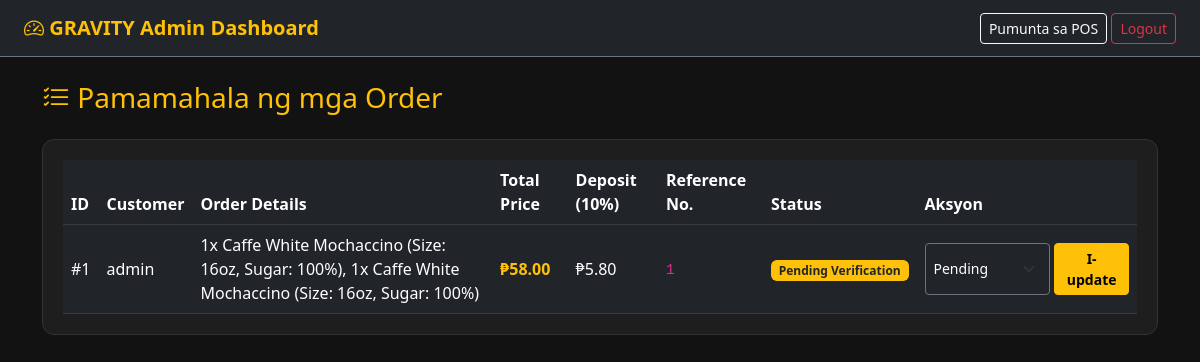
Screenshot of /admin.php (signed in) with the database file from the repository.
### tables this page shows
CREATE TABLE orders (
        id INTEGER PRIMARY KEY AUTOINCREMENT,
        user_id INTEGER DEFAULT 0,
        customer_name TEXT NOT NULL,
        order_details TEXT NOT NULL,
        total_price REAL NOT NULL,
        deposit_amount REAL DEFAULT 0,
        payment_ref TEXT DEFAULT '',
        status TEXT DEFAULT 'Pending Verification',
        created_at DATETIME DEFAULT CURRENT_TIMESTAMP
    );

### admin.php (the view, shortened to what this page needs)
<?php
try {
    $db = new PDO('sqlite:gravity_pos.db');
    $db->setAttribute(PDO::ATTR_ERRMODE, PDO::ERRMODE_EXCEPTION);
    $orders = $db->query("SELECT * FROM orders ORDER BY created_at DESC")->fetchAll(PDO::FETCH_ASSOC);
} catch (PDOException $e) {
    $db_error = $e->getMessage();
}
?>
<!DOCTYPE html>
<html lang="en">
<head>
    <link href="https://cdn.jsdelivr.net/npm/bootstrap@5.3.0/dist/css/bootstrap.min.css" rel="stylesheet">
    <link rel="stylesheet" href="https://cdn.jsdelivr.net/npm/bootstrap-icons@1.10.5/font/bootstrap-icons.css">
</head>
<body>
    <nav class="navbar navbar-dark bg-dark px-4 mb-4 border-bottom border-secondary">
        <a class="navbar-brand fw-bold text-warning" href="#"><i class="bi bi-speedometer2"></i> GRAVITY Admin Dashboard</a>
        <div>
            <span class="text-muted me-3">Admin: <?php echo htmlspecialchars($_SESSION['username'] ?? 'Admin'); ?></span>
            <a href="index.php" class="btn btn-outline-light btn-sm">Pumunta sa POS</a>
            <a href="logout.php" class="btn btn-outline-danger btn-sm">Logout</a>
        </div>
    </nav>
    <div class="container my-4">
        <h3 class="mb-4 text-warning"><i class="bi bi-list-check"></i> Pamamahala ng mga Order</h3>
        <div class="admin-card">
            <div class="table-responsive">
                <table class="table table-dark table-hover align-middle mb-0">
                    <thead>
                        <tr class="text-warning">
                            <th>ID</th>
                            <th>Customer</th>
                            <th>Order Details</th>
                            <th>Total Price</th>
                            <th>Deposit (10%)</th>
                            <th>Reference No.</th>
                            <th>Status</th>
                            <th>Aksyon</th>
                        </tr>
                    </thead>
                    <tbody>
                        <?php if (empty($orders)): ?>
                            <tr>
                               <td colspan="8" class="text-center text-muted py-4">Wala pang pumasok na order.</td>
                            </tr>
                        <?php else: ?>
                            <?php foreach ($orders as $ord): ?>
                                <tr>
                                    <td>#<?php echo $ord['id']; ?></td>
                                    <td><?php echo htmlspecialchars($ord['customer_name']); ?></td>
                                    <td><?php echo htmlspecialchars($ord['order_details']); ?></td>
                                    <td class="text-warning fw-bold">₱<?php echo number_format($ord['total_price'], 2); ?></td>
                                    <td>₱<?php echo number_format($ord['deposit_amount'], 2); ?></td>
                                    <td><code><?php echo htmlspecialchars($ord['payment_ref']); ?></code></td>
                                    <td>
                                        <span class="badge bg-<?php
                                            echo $ord['status'] === 'Completed' ? 'success' :
                                                ($ord['status'] === 'Preparing' ? 'info' :
                                                ($ord['status'] === 'Cancelled' ? 'danger' : 'warning text-dark'));
                                        ?>">
                                            <?php echo $ord['status']; ?>
                                        </span>
                                    </td>
                                    <td>
                                        <form method="POST" class="d-flex gap-1">
                                            <select name="status" class="form-select form-select-sm bg-dark text-white border-secondary" style="width: 130px;">
                                                <option value="Pending Verification" <?php echo $ord['status'] === 'Pending Verification' ? 'selected' : ''; ?>>Pending</option>
                                            </select>
                                            <button type="submit" name="update_status" class="btn btn-warning btn-sm fw-bold">I-update</button>
                                        </form>
                                    </td>
                                </tr>
                            <?php endforeach; ?>
                        <?php endif; ?>
                    </tbody>
                </table>
            </div>
        </div>
    </div>
</body>
</html>

### admin.php (style rules this page uses)
body { background-color: #121212; color: #fff; font-family: 'Segoe UI', Tahoma, Geneva, Verdana, sans-serif; }
.admin-card { background: #1e1e1e; border: 1px solid #333; border-radius: 12px; padding: 20px; }

### rows the page displays
orders: id "1", customer_name "admin", order_details "1x Caffe White Mochaccino (Size: 16oz, Sugar: 100%), 1x Caffe White Mochaccino (Size: 16oz, Sugar: 100%)", total_price "58.00", deposit_amount "5.80", payment_ref "1", status "Pending Verification", status "Pending"
